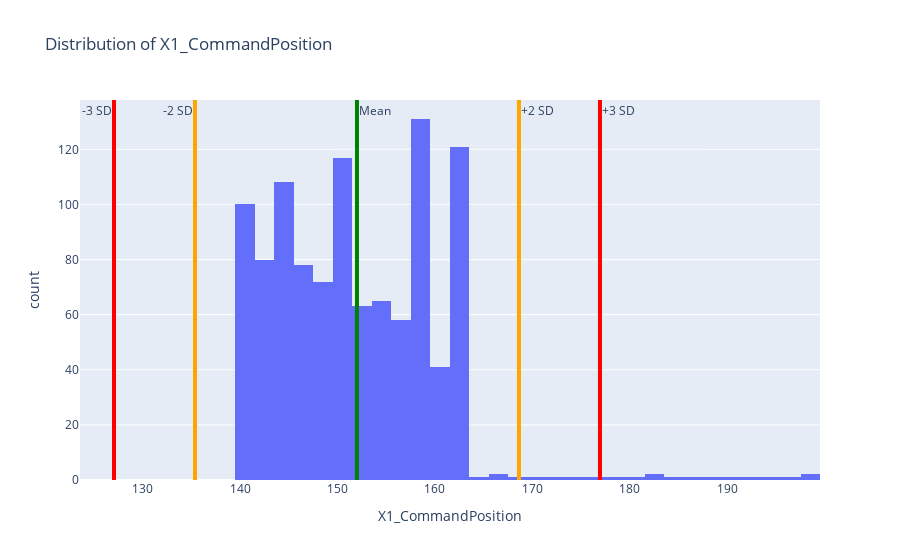

The code cell stored with this chart in its notebook:
### Code cell
print("Generating distribution plot for first column")
fig = px.histogram(df, x=df.columns[3], nbins=50, title=f"Distribution of {df.columns[3]}")
column = df.columns[3]
fig.add_vline(x=df[column].mean(), line_width=4, line_color="green", annotation_text="Mean", annotation_position="top right")
fig.add_vline(x=df[column].mean() + 2*df[column].std(), line_width=4, line_color="orange", annotation_text="+2 SD", annotation_position="top right")
fig.add_vline(x=df[column].mean() - 2*df[column].std(), line_width=4, line_color="orange", annotation_text="-2 SD", annotation_position="top left")
fig.add_vline(x=df[column].mean() + 3*df[column].std(), line_width=4, line_color="red", annotation_text="+3 SD", annotation_position="top right")
fig.add_vline(x=df[column].mean() - 3*df[column].std(), line_width=4, line_color="red", annotation_text="-3 SD", annotation_position="top left")
fig.show()

### Figure 1 — Plotly figure (JSON) as saved in the notebook; plotly's stock layout.template omitted (floating-point values rounded to 4 significant figures; data arrays with more than 128 entries replaced by an {"elided": "..."} marker saying what was removed)
{"data": [{"bingroup": "x", "hovertemplate": "X1_CommandPosition=%{x}<br>count=%{y}<extra></extra>", "legendgroup": "", "marker": {"color": "#636efa", "pattern": {"shape": ""}}, "name": "", "nbinsx": 50, "orientation": "v", "showlegend": false, "type": "histogram", "x": {"elided": "1055 float values"}, "xaxis": "x", "yaxis": "y"}], "layout": {"annotations": [{"showarrow": false, "text": "Mean", "x": 152.0, "xanchor": "left", "xref": "x", "y": 1, "yanchor": "top", "yref": "y domain"}, {"showarrow": false, "text": "+2 SD", "x": 168.6, "xanchor": "left", "xref": "x", "y": 1, "yanchor": "top", "yref": "y domain"}, {"showarrow": false, "text": "-2 SD", "x": 135.4, "xanchor": "right", "xref": "x", "y": 1, "yanchor": "top", "yref": "y domain"}, {"showarrow": false, "text": "+3 SD", "x": 176.9, "xanchor": "left", "xref": "x", "y": 1, "yanchor": "top", "yref": "y domain"}, {"showarrow": false, "text": "-3 SD", "x": 127.1, "xanchor": "right", "xref": "x", "y": 1, "yanchor": "top", "yref": "y domain"}], "barmode": "relative", "legend": {"tracegroupgap": 0}, "shapes": [{"line": {"color": "green", "width": 4}, "type": "line", "x0": 152.0, "x1": 152.0, "xref": "x", "y0": 0, "y1": 1, "yref": "y domain"}, {"line": {"color": "orange", "width": 4}, "type": "line", "x0": 168.6, "x1": 168.6, "xref": "x", "y0": 0, "y1": 1, "yref": "y domain"}, {"line": {"color": "orange", "width": 4}, "type": "line", "x0": 135.4, "x1": 135.4, "xref": "x", "y0": 0, "y1": 1, "yref": "y domain"}, {"line": {"color": "red", "width": 4}, "type": "line", "x0": 176.9, "x1": 176.9, "xref": "x", "y0": 0, "y1": 1, "yref": "y domain"}, {"line": {"color": "red", "width": 4}, "type": "line", "x0": 127.1, "x1": 127.1, "xref": "x", "y0": 0, "y1": 1, "yref": "y domain"}], "title": {"text": "Distribution of X1_CommandPosition"}, "xaxis": {"anchor": "y", "domain": [0, 1], "title": {"text": "X1_CommandPosition"}}, "yaxis": {"anchor": "x", "domain": [0, 1], "title": {"text": "count"}}}}
